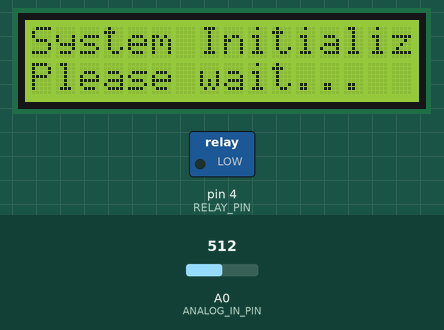
The sketch below on a simulated Arduino Uno, built with avr-gcc and run on an emulated ATmega328P. On the bench: 16×2 character LCD, switched loads named in the sketch (green lamp = pin HIGH). The test bench sets the inputs (shaded band); at power-on: A0 (ANALOG_IN_PIN) = 512. What the sketch prints to the serial monitor is not drawn.

Above: at 0.1 s.
At 2.2 s:
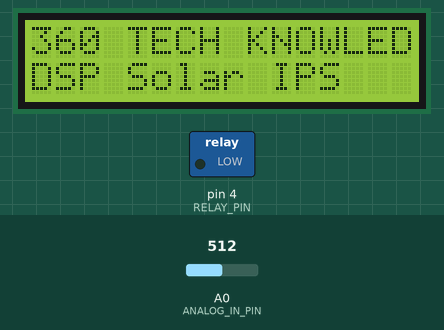
At 12.7 s:
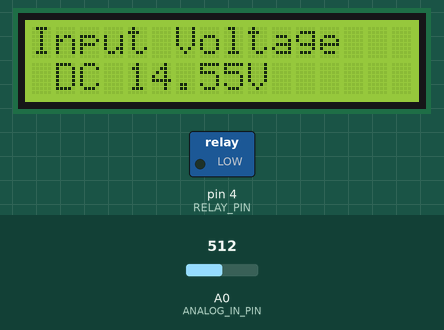
At 22.3 s:
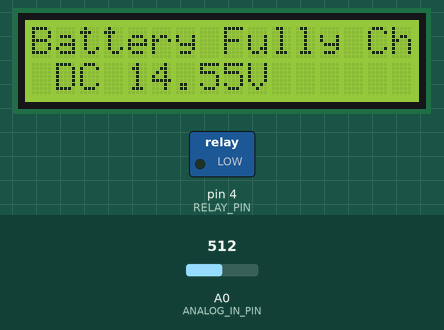

Measured:
- by itself, everything shown: repeats every 40.2 s, in 3 steps
- what the display in image 1 shows lasts 10.5 s, from 2.1 s to 12.6 s
- what the display in image 2 shows lasts 9.7 s, from 12.6 s to 22.3 s
- what the display in image 3 shows lasts 18.5 s, from 22.3 s to 40.8 s

The sketch:

display_delay_show.ino
```cpp
/*-------Author by---------
------Md. Rasel Ahmed------*/
#include <LiquidCrystal_I2C.h>

// Pin definitions
#define ANALOG_IN_PIN A0
#define RELAY_PIN 4

// Voltage thresholds
const float FULL_CUTOFF_VOLTAGE = 13.7;
const float LOW_CUTOFF_VOLTAGE = 13.0;

// Voltage measurement variables
float adc_voltage = 0.0;
float in_voltage = 0.0;
float averageVoltage;

// Resistor values for voltage divider (in ohms)
const float R1 = 47000.0;  // 47KOhm
const float R2 = 10000.0;  // 10KOhm

// Reference voltage
const float REF_VOLTAGE = 5.10;

// ADC value
int adc_value = 0;

// LCD configuration
LiquidCrystal_I2C lcd(0x27, 16, 2);

// Timing variables
unsigned long previousMillis = 0;
unsigned long previousMillis2 = 0;
const long interval = 5000;  // 5 seconds

void setup() {
  lcd.init();
  lcd.backlight();
  Serial.begin(9600);

  pinMode(RELAY_PIN, OUTPUT);
  digitalWrite(RELAY_PIN, LOW);

  Serial.println("System Initialized");
  lcd.print("System Initialized");
  lcd.setCursor(0, 1);
  lcd.print("Please wait...");
  delay(2000);
}

void loop() {
  unsigned long currentMillis = millis();

  if (currentMillis - previousMillis2 <= 10000) {
    displayWelcomeMessage();
  } else if (currentMillis - previousMillis2 <= 20000) {
    Voltage();
  } else if (currentMillis - previousMillis2 <= 30000) {
    displayVoltageStatus();
  } else if (currentMillis - previousMillis2 >= 40000) {
    previousMillis2 = currentMillis;
  }

  delay(500);
}

void displayWelcomeMessage() {
  lcd.clear();
  lcd.setCursor(0, 0);
  lcd.print("360 TECH KNOWLEDGE");
  lcd.setCursor(0, 1);
  lcd.print("DSP Solar IPS");
}

void Voltage() {
  const int numReadings = 50;
  float voltageReadings[numReadings];
  float totalVoltage = 0.0;

  for (int i = 0; i < numReadings; i++) {
    adc_value = analogRead(ANALOG_IN_PIN);
    adc_voltage = (adc_value * REF_VOLTAGE) / 1023.0;
    in_voltage = adc_voltage * (R1 + R2) / R2;
    voltageReadings[i] = in_voltage;
    totalVoltage += voltageReadings[i];
    delay(50);
  }

  averageVoltage = totalVoltage / numReadings;

  lcd.clear();
  lcd.setCursor(0, 0);
  lcd.print("Input Voltage");
  lcd.setCursor(1, 1);
  lcd.print("DC ");
  lcd.print(averageVoltage, 2);
  lcd.print("V");

  if (averageVoltage < LOW_CUTOFF_VOLTAGE) {
    Serial.println("Low voltage detected. Charging On.");
    digitalWrite(RELAY_PIN, HIGH);
  } else if (averageVoltage > FULL_CUTOFF_VOLTAGE) {
    Serial.println("Full voltage detected. Charging off.");
    digitalWrite(RELAY_PIN, LOW);
  }
}

void displayVoltageStatus() {
  if (in_voltage >= 14.2) {
    lcd.clear();
    lcd.setCursor(0, 0);
    lcd.print("Battery Fully Charged");
    lcd.setCursor(1, 1);
    lcd.print("DC ");
    lcd.print(in_voltage, 2);
    lcd.print("V");
  } else if (in_voltage >= 13) {
    lcd.clear();
    lcd.setCursor(0, 0);
    lcd.print("Standard Charged Full");
    lcd.setCursor(1, 1);
    lcd.print("DC ");
    lcd.print(in_voltage, 2);
    lcd.print("V");
  } else {
    lcd.clear();
    lcd.setCursor(0, 0);
    lcd.print("Battery LOW!!");
    lcd.setCursor(0, 1);
    lcd.print("Connect Charger");
  }
}
```
